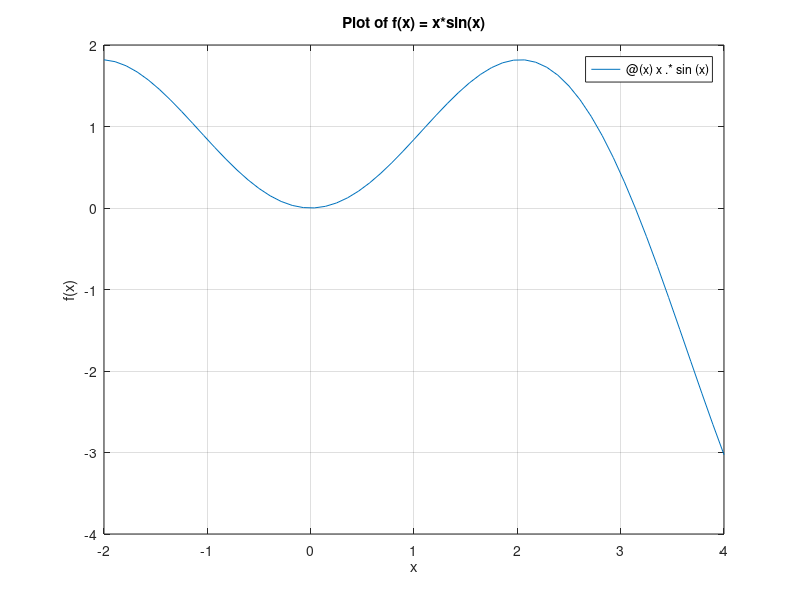

This figure's MATLAB source: (Note: this script raises an error after producing the figure.)
% 22120368 - Phan Thanh Tien
% Clear workspaces
clear all;
clc;

%% Beginning of Chapter 1

%% 13
A = 2 ^ 3 - (1 + 2) * (2 + 3) / (3 + 4) + sqrt(2) / sqrt(sqrt(3));
B = sin(pi / 3) - 2 * cos(pi / 4) + 3 * tan(pi / 6) / (2 - cot(5 * pi / 6));
C = exp(-sqrt(2)) - log(2/3) + log(exp(1) + 2);
D = (2 * A + 3 * B) / (C ^ 2 - 2 * C)

%% 14
a = 2; b = 3; c = 1;
A = (b + sqrt(b ^ 2 - 4 * a * c)) / (2 * a);
B = [a * sin(b) * cos(c), a * sin(b) * sin(c), a * cos(b)];
C = [(a + b) / (a + b + c), (a - b + c) / (a + b + c), (c ^ 2 - a * b) / (a + b + c), 1 / (a + b + c)];
% D = A * B + C % Error

%% 15
f = @(x) x .* sin(x);

fplot(f, [-2, 4]);
title('Plot of f(x) = x*sin(x)');
xlabel('x');
ylabel('f(x)');
grid on;

syms x;
f_sym = x * sin(x);
fplot(f_sym, [-2, 4]);
title('Plot of f(x) = x*sin(x)');
xlabel('x');
ylabel('f(x)');
grid on;

%% 16
% Bai 16.b
syms x;
syms y;
fxy = abs(x) + 2 * abs(y);
f1_2 = subs(subs(fxy, x, 1), y, 2);
ezsurf(f, [-2, 4, -3, 3]);

% Bai 16.a
f = @(x, y) abs(x) + 2 * abs(y);
f1 = f(1, 2);
[x, y] = meshgrid(-2:0.1:4, -3:0.1:3);
fxy = f(x, y);
surf(x, y, fxy);

%% 17 Find the derivative and integral of a function
% 17.a
syms x;
f = x ^ 2 + 2 * x + 4;

df = diff(f, x);
df2 = subs(df, x, 2);

f_i = int(f, x, 0, 1);
f_a = int(f);

% 17.b
g = (x .^ 2 + 1) / (x + 1);
dg = diff(g, x);
dg2 = diff(dg, x);
dg2_1 = sub(dg, x, 1);

G = int(g);
G_1 = int(g, -1, 1);

% % 17.c
% h = @x sin(2 * x);
% dh = diff(h, x);
% dh_0 = dh(0);
% H = int(h);
% H_1 = int(h, 0, inf);

%% 18 Solve quadratic equation
a = 2;
b = -3;
c = 1;

[x1, x2] = solve_quadratic(a, b, c);

fprintf('x1 = %f\n', x1);
fprintf('x2 = %f\n', x2);

function [x1, x2] = solve_quadratic(a, b, c)
    delta = b ^ 2 - 4 * a * c;

    if delta < 0
        x1 = NaN;
        x2 = NaN;
    else
        x1 = (-b + sqrt(delta)) / (2 * a);
        x2 = (-b - sqrt(delta)) / (2 * a);
    end

end

%% 19 Find the extreme values of a function
clear all;
clc;
syms x;
f = x ^ 3 - 6 * x;
[x, y] = find_extreme(f, -2, 2);

fprintf('Cuc tri cua f(x) = x^3 - 6x la:\n');
fprintf('x = %f\n', x);
fprintf('y = %f\n', y);

function [x, y] = find_extreme(f, a, b)
    syms x;
    df = diff(f, x);
    x = solve(df, x);
    y = subs(f, x);
end

%% 20 Find the 2nd derivative of 2 variables function, check if f_xy = f_yx
f = (x / y) * sin(y / x);

find_l2_derivative(f);

function find_l2_derivative(f)
    syms x y;
    f_xx = diff(f, x, 2);
    f_yy = diff(f, y, 2);
    f_xy = diff(diff(f, x), y);
    f_yx = diff(diff(f, y), x);

    if f_xy == f_yx
        fprintf('f_xy = f_yx\n');
    else
        fprintf('f_xy != f_yx\n');
    end

end

%% End of Chapter 1

%% Beginning of Chapter 2: Error and Approximation

clear all;
format long;
clc;

%% 1, 2.
% a.
p_e = 0.9857; % p*
p_a = 0.9768; % \bar{p}
% b.
p_e = 421;
p_a = 397;
% c.
p_e = 1102;
p_a = 1113;
% d.
p_e = 2.5743;
p_a = 2.6381;

% Code for a, b, c, d
aEp = abs(p_e - p_a);
rEp = aEp / abs(p_e);

%% 3. Find the error between true value with approximation using round() and floor()
% a.
p_e = pi;
% b.
p_e = exp(1);
% c.
p_e = ln(2);
% d.
p_e = sqrt(2);
% e.
p_e = sin(1);

% Code for a, b, c, d, e
p_1 = round(p_e, 3);
aEp1 = abs(p_e - p_1);
rEp1 = aEp1 / abs(p_e);

p_2 = floor(p_e * 10 ^ 3) / (10 ^ 3);
aEp2 = abs(p_e - p_2);
rEp2 = aEp2 / abs(p_e);

fprintf('[round]\n');
fprintf('p_1 = %f\n', p_1);
fprintf('Absolute error: %f\n', aEp1);
fprintf('Relative error: %f\n', rEp1);

fprintf('[floor]\n');
fprintf('p_2 = %f\n', p_2);
fprintf('Absolute error: %f\n', aEp2);
fprintf('Relative error: %f\n', rEp2);

%% 4. Check if the p_L <= p* <= p_R
% a.
p_t = 15.932; %\bar{p}
aEp = 1.247; % Absolute error
p_e = 17.351; % p*
% b.
p_t = 11115;
aEp = 120;
p_e = 11205;
% c.
p_t = 36.215;
aEp = 1.327;
p_e = 38.735;
% d.
p_t = 297;
aEp = 15;
p_e = 319;

% Code for a, b, c, d
p_L = p_t - aEp;
p_R = p_t + aEp;

if (p_L <= p_e) && (p_e <= p_R)
    fprintf('p_L <= p* <= p_R\n');
else
    fprintf('p_L > p* or p* > p_R\n');
end

%% 8. Given the following function
function [aEp, rEp] = saiso(p_e, p_a)
    aEp = abs(p_e - p_a);
    rEp = aEp / abs(p_e);
end

% a. What is the input and output?
% Input: p_e, p_a
% Output: aEp, rEp: The absolute and relative error

% b. Where the function has been put? Name of the function?
% saiso.m

% c. How to use this function?
% [aEp, rEp] = saiso(p_e, p_a)

%% 9. Function to find approximation of a Non-repeating decimal value
% Test the function
value = pi;
[round_value, floor_value] = approx_non_repeating_decimal(value);
fprintf('round_value = %f\n', round_value);
fprintf('floor_value = %f\n', floor_value);

function [round_value, floor_value] = approx_non_repeating_decimal(value)
    round_value = round(value, 3);
    floor_value = floor(value * 10 ^ 3) / (10 ^ 3);
end

%% 10. Function to check if the error is within the delta value (true/false)
% p_a is the approximation value
% p_e is the true value
% Test the function
p_e = pi;
p_a = 3.14;
delta_value = 0.01;
is_valid_approximation = is_valid_approximation(p_e, p_a, delta_value);
fprintf('is_valid_approximation = %d\n', is_valid_approximation);

function [is_valid_approximation] = is_valid_approximation(p_e, p_a, delta_value)
    p_L = p_e - aEp;
    p_R = p_e + aEp;
    is_valid_approximation = (p_L <= p_a) && (p_a <= p_R);
end

%% 11. Function to check if the error is within the tolerance
% Test the function
p_e = pi;
p_a = 3.14;
tolerance = 0.01;
valid = is_within_tolerance(p_e, p_a, tolerance);
fprintf('is_within_tolerance = %d\n', valid);

function [valid] = is_within_tolerance(p_e, p_a, tolerance)
    aEp = abs(p_e - p_a);
    rEp = aEp / abs(p_e);
    valid = rEp <= tolerance;
end

%% 12. Function to find the absolute and relative error of a function that has n variables
% Test the function
f = @(x) x ^ 2 + 2 * x + 4;
p_e = 10;
p_a = 11;
[aEp, rEp] = find_error(f, p_e, p_a);
fprintf('aEp = %f\n', aEp);
fprintf('rEp = %f\n', rEp);

function [aEp, rEp] = find_error(f, p_e, p_a)
    aEp = abs(p_e - p_a);
    rEp = aEp / abs(p_e);
end

%% 13. Function to find the value of function u (get 3 decimal places) and the absolute and relative error
% a.
syms x y;
u = log(2 * y + x ^ 2);
x_0 = 1.796;
y_0 = 0.532;  % Use a different variable name for the numeric value
p_e = double(subs(subs(u, x, x_0), y, y_0));  % Substitute y with y_0
p_a = round(p_e * 1000) / 1000;
[aEp, rEp] = find_error_v2(u, p_e, p_a);
fprintf('p_a = %f\n', p_a);
fprintf('aEp = %f\n', aEp);
fprintf('rEp = %f\n', rEp);

function [aEp, rEp] = find_error_v2(u, p_e, p_a)
    aEp = abs(p_e - p_a);
    rEp = aEp / abs(p_e);
end

%% End of chapter 2

%% Beginning of Chapter 3: Solve the equation
%% 1. Bisection method
% Function to solve the equation using Bisection method
% Test the function
f = @(x) x ^ 3 - 6 * x ^ 2 + 11 * x - 6.1;
a = 0;
b = 1;
tol = 1e-5;
[x, n] = bisection_method(f, a, b, tol);
fprintf('x = %f\n', x);
fprintf('n = %d\n', n);

% Input:
%   f: A function handle for the function you want to find a root of.
%   a, b: The interval that contains the root.
%   tol: The tolerance for the stopping criterion.
% Output:
%   x: The approximate root of the function f.
%   n: The number of iterations needed to reach the desired tolerance.
function [x, n] = bisection_method(f, a, b, tol)
    n = 0;
    % Print the table header
    fprintf('%5s %10s %10s %10s %10s %10s %10s\n', 'k', 'a', 'b', 'c', 'f(c)', 'f(c) < tol', 'f(c) * f(a)');

    figure; hold on; % Create a new figure and hold it for multiple plots
    fplot(f, [a b]); % Plot the function f over the interval [a, b]
    title('Bisection Method');
    xlabel('x');
    ylabel('f(x)');

    while (b - a) / 2 > tol
        n = n + 1;
        c = (a + b) / 2;
        fc = f(c);
        plot(c, f(c), 'ro'); % Plot the midpoint at each iteration
        % Print the iteration results
        fprintf('%5d %10.5f %10.5f %10.5f %10.5f %10d %10.5f\n', n, a, b, c, fc, abs(fc) < tol, fc * f(a));

        if fc == 0
            break;
        elseif f(a) * fc < 0
            b = c;
        else
            a = c;
        end
    end

    x = (a + b) / 2;

end

%% Given function:
chiadoi(@(x) exp(x) - x - 3, 0, 3, 10 ^ (-3));

function [c, fc] = chiadoi(f, a, b, Df)
    k = 1; hold on

    while 1
        c = (a + b) / 2;
        fc = f(c);
        rEc = abs((a - c) / a);
        disp([k c fc]);
        plot(k, fc, 'ro');
        if abs(fc) < Df, break, end

        if f(a) * f(c) > 0, a = c;
        else b = c;
        end

        k = k + 1;
    end
end

%% 2. Fixed point iteration method
% Function to solve the equation using Fixed point iteration method
% Test the function
g = @(x) 1 + 1 / x;
x0 = 1;
tol = 1e-5;
[x, n, x_vals] = fixed_point_iteration_method(g, x0, tol);
fprintf('x = %f\n', x);
fprintf('n = %d\n', n);

% The Fixed Point Iteration method for root finding.
% Input:
%   g: A function handle for the function you want to find a fixed point of.
%   x0: The initial guess for the fixed point.
%   tol: The tolerance for the stopping criterion.
% Output:
%   x: The approximate fixed point of the function g.
%   n: The number of iterations needed to reach the desired tolerance.
%   x_vals: The estimates at each iteration.
function [x, n, x_vals] = fixed_point_iteration_method(g, x0, tol)
    n = 0;
    x = x0;
    x_vals = x; % Initialize x_vals with the initial guess

    % Print the table header
    fprintf('%5s %10s %10s %10s\n', 'k', 'xk', 'f(xk)', 'f(xk) < tol');

    while true
        n = n + 1;
        x1 = g(x);

        % Print the iteration results
        fprintf('%5d %10.5f %10.5f %10d\n', n, x, g(x), abs(x1 - x) < tol);

        if abs(x1 - x) < tol
            break;
        end

        x = x1;
        x_vals = [x_vals, x]; % Store the estimate at each iteration
    end

    % Plot the estimates at each iteration
    figure;
    plot(1:n, x_vals, 'o-');
    xlabel('Iteration');
    ylabel('Estimate');
    title('Convergence of Fixed Point Iteration');
end


%% 3. Newton-Raphson method
% Function to solve the equation using Newton-Raphson method
% Test the function
f = @(x) x ^ 3 - 6 * x ^ 2 + 11 * x - 6.1;
df = @(x) 3 * x ^ 2 - 12 * x + 11;
x0 = 0;
tol = 1e-5;
[x, n] = newton_raphson_method(f, df, x0, tol);
fprintf('x = %f\n', x);
fprintf('n = %d\n', n);

% The Newton-Raphson method for root finding.
% Input:
%   f: A function handle for the function you want to find a root of.
%   df: A function handle for the derivative of f.
%   x0: The initial guess for the root.
%   tol: The tolerance for the stopping criterion.
% Output:
%   x: The approximate root of the function f.
%   n: The number of iterations needed to reach the desired tolerance.
function [x, n, x_vals] = newton_raphson_method(f, df, x0, tol)
    n = 0;
    x = x0;
    x_vals = x; % Initialize x_vals with the initial guess

    % Print the table header
    fprintf('%5s %10s %10s %10s\n', 'k', 'xk', 'f(xk)', 'f(xk) < tol');

    while true
        n = n + 1;
        x1 = x - f(x) / df(x);

        % Print the iteration results
        fprintf('%5d %10.5f %10.5f %10d\n', n, x, f(x), abs(x1 - x) < tol);

        if abs(x1 - x) < tol
            break;
        end

        x = x1;
        x_vals = [x_vals, x]; % Store the estimate at each iteration
    end

    % Plot the estimates at each iteration
    figure;
    plot(1:n, x_vals, 'o-');
    xlabel('Iteration');
    ylabel('Estimate');
    title('Convergence of Newton-Raphson Method');
end


%% 4. Secant method
% Test the function
f = @(x) x ^ 3 - 6 * x ^ 2 + 11 * x - 6.1;
x0 = 0;
x1 = 1;
tol = 1e-5;
[x, n] = secant_method(f, x0, x1, tol);
fprintf('x = %f\n', x);
fprintf('n = %d\n', n);

% The Secant method for root finding.
% Input:
%   f: A function handle for the function you want to find a root of.
%   x0, x1: The initial guesses for the root.
%   tol: The tolerance for the stopping criterion.
% Output:
%   x: The approximate root of the function f.
%   n: The number of iterations needed to reach the desired tolerance.
function [x, n, x_vals] = secant_method(f, x0, x1, tol)
    n = 0;
    x_vals = x1; % Initialize x_vals with the initial guess

    % Print the table header
    fprintf('%5s %10s %10s %10s %10s %10s %10s\n', 'k', 'a', 'b', 'x', 'f(x)', 'f(x) < tol', 'f(x) * f(a)');

    while true
        n = n + 1;
        x2 = x1 - f(x1) * (x1 - x0) / (f(x1) - f(x0));

        % Print the iteration results
        fprintf('%5d %10.5f %10.5f %10.5f %10.5f %10d %10.5f\n', n, x0, x1, x2, f(x2), abs(x2 - x1) < tol, f(x2) * f(x0));

        if abs(x2 - x1) < tol
            break;
        end

        x0 = x1;
        x1 = x2;
        x_vals = [x_vals, x1]; % Store the estimate at each iteration
    end

    x = x2;

    % Plot the estimates at each iteration
    figure;
    plot(1:n, x_vals, 'o-');
    xlabel('Iteration');
    ylabel('Estimate');
    title('Convergence of Secant Method');
end


%% End of chapter 3


%% Chapter 4. Linear Algebra Functions


% Test the function
% Define the coefficient matrix A and the right-hand side vector b
A = [5 1 1; 1 10 1; 1 1 20];
b = [7; 12; 22];

% Define the initial guess x0, the tolerance tol, and the maximum number of iterations max_iter
x0 = [0; 0; 0];
tol = 1e-6;
max_iter = 100;

% Call the iterative function
x_iterative = iterative(A, b, x0, tol, max_iter);

% Call the gauss_seidel function
x_gauss_seidel = gauss_seidel(A, b, x0, tol, max_iter);

% Print the results
fprintf('Solution from iterative method: \n');
disp(x_iterative);
fprintf('Solution from Gauss-Seidel method: \n');
disp(x_gauss_seidel);


% The Iterative method for solving linear systems.
% Input:
%   A: The coefficient matrix.
%   b: The right-hand side vector.
%   x0: The initial guess for the solution.
%   tol: The tolerance for the stopping criterion.
%   max_iter: The maximum number of iterations.
% Output:
%   x: The approximate solution of the system Ax = b.
function x = iterative(A, b, x0, tol, max_iter)
    D = diag(diag(A)); % Diagonal matrix
    L = tril(A, -1); % Lower triangular matrix
    U = triu(A, 1); % Upper triangular matrix
    T = -inv(D) * (L + U); % Iterative matrix
    c = inv(D) * b; % Iterative vector
    x = x0; % Initial guess
    x_vals = x; % Initialize x_vals with the initial guess

    % Print the table header
    fprintf('%5s %15s\n', 'Iter', 'Root');

    for i = 1:max_iter
        x_new = T * x + c;

        % Print the root after each iteration
        for j = 1:length(x_new)
            fprintf('%5d %15.6f\n', i, x_new(j));
        end

        if norm(x_new - x, inf) < tol
            x = x_new;
            return;
        end

        x = x_new;
        x_vals = [x_vals, x]; % Store the root after each iteration
    end

    % Plot the root after each iteration
    figure;
    plot(1:max_iter, x_vals, 'o-');
    xlabel('Iteration');
    ylabel('Root');
    title('Convergence of Iterative Method');

    error('Solution did not converge');
end


% The Gauss-Seidel method for solving linear systems.
% Input:
%   A: The coefficient matrix.
%   b: The right-hand side vector.
%   x0: The initial guess for the solution.
%   tol: The tolerance for the stopping criterion.
%   max_iter: The maximum number of iterations.
% Output:
%   x: The approximate solution of the system Ax = b.
function x = gauss_seidel(A, b, x0, tol, max_iter)
    D = diag(diag(A)); % Diagonal matrix
    L = tril(A, -1); % Lower triangular matrix
    U = triu(A, 1); % Upper triangular matrix
    T = -inv(D + L) * U; % Iterative matrix
    c = inv(D + L) * b; % Iterative vector
    x = x0; % Initial guess
    x_vals = x; % Initialize x_vals with the initial guess

    % Print the table header
    fprintf('%5s %15s\n', 'Iter', 'Root');

    for i = 1:max_iter
        x_new = T * x + c;

        % Print the root after each iteration
        for j = 1:length(x_new)
            fprintf('%5d %15.6f\n', i, x_new(j));
        end

        if norm(x_new - x, inf) < tol
            x = x_new;
            return;
        end

        x = x_new;
        x_vals = [x_vals, x]; % Store the root after each iteration
    end

    % Plot the root after each iteration
    figure;
    plot(1:max_iter, x_vals, 'o-');
    xlabel('Iteration');
    ylabel('Root');
    title('Convergence of Gauss-Seidel Method');

    error('Solution did not converge');
end


% Iterative method (other way) - [DEPRECATED]
function x = iterative2(A, C, tol, max_iter)
    % Compute B and G
    D = diag(A); % Diagonal elements of A
    B = -A ./ D + eye(size(A)); % B matrix
    G = C ./ D; % G vector

    % Initialize x
    x = G;

    % Iteration
    for k = 1:max_iter
        x_new = B * x + G;

        if norm(A * x_new - C) < tol
            x = x_new;
            return;
        end

        x = x_new;
    end

    error('Solution did not converge');
end

%% End of Chapter 4

%% Chap 5.1. Interpolation
%% 5.1.1. Polynomial interpolation
% Test the function
x = [1, 2.2, 3.1, 4];
y = [1.678, 3.267, 2.198, 3.787];
x_new = 2.5;
[y_new, a] = polynomial_interpolation(x, y, x_new);

% Print the interpolated y value
fprintf('y_new = %f\n', y_new);

% Print the regression function coefficients
fprintf('The regression function coefficients are: \n');
disp(a);

% Polynomial Interpolation Function
% This function performs polynomial interpolation for a given set of x and y values.
% It finds the coefficients of the polynomial that fits the given points, evaluates this polynomial at a new point or a set of new points, and plots the original points and the interpolated points.
% Additionally, it finds the regression function, prints it, and returns it.
%
% Inputs:
%   x: A vector of x values of the points.
%   y: A vector of y values of the points.
%   x_new: A new x value or a vector of new x values at which to evaluate the polynomial.
%
% Output:
%   y_new: The value or values of the polynomial at the new point or points.
%   a: The coefficients of the polynomial (the regression function).
%
% Usage:
%   [y_new, a] = polynomial_interpolation(x, y, x_new);
%
% Example:
%   x = [1, 2.2, 3.1, 4];
%   y = [1.678, 3.267, 2.198, 3.787];
%   x_new = 2.5;
%   [y_new, a] = polynomial_interpolation(x, y, x_new);
%   fprintf('y_new = %f\n', y_new);
%   fprintf('The regression function coefficients are: \n');
%   disp(a);
%
%   % Draw the function of polynomial interpolation
%   x_new = 1:0.1:4;
%   [y_new, a] = polynomial_interpolation(x, y, x_new);
%   plot(x, y, 'o', x_new, y_new, '-');
%
%   % Print the regression function coefficients
%   fprintf('The regression function coefficients are: \n');
%   disp(a);

function [y_new, a] = polynomial_interpolation(x, y, x_new)
    n = length(x);
    A = zeros(n, n);

    for i = 1:n
        A(:, i) = x .^ (i - 1);
    end

    a = A \ y';
    y_new = zeros(size(x_new));

    for i = 1:n
        y_new = y_new + a(i) * x_new .^ (i - 1);
    end

    % Build the polynomial string
    polynomial_str = 'f(x) = ';

    for i = n:-1:2
        polynomial_str = [polynomial_str, num2str(a(i)), ' * x^', num2str(i - 1), ' + '];
    end

    polynomial_str = [polynomial_str, num2str(a(1))];

    % Print the polynomial
    fprintf('%s\n', polynomial_str);

    % Return the coefficients of the polynomial
    return;
end

% Draw the function of polynomial interpolation
x = [1, 2.2, 3.1, 4];
y = [1.678, 3.267, 2.198, 3.787];
x_new = 1:0.1:4;
y_new = polynomial_interpolation(x, y, x_new);
plot(x, y, 'o', x_new, y_new, '-');
title('Polynomial Interpolation');

%% 5.1.2. Lagrange Interpolation Function
% This function performs Lagrange interpolation for a given set of x and y values.
% It constructs the Lagrange polynomial that fits the given points, and evaluates this polynomial at a new point or a set of new points.
%
% Inputs:
%   x: A vector of x values of the points. Should be the same length as y.
%   y: A vector of y values of the points. Should be the same length as x.
%   x_new: A new x value or a vector of new x values at which to evaluate the polynomial.
%
% Outputs:
%   y_new: The value or values of the polynomial at the new point or points.
%
% Usage:
%   y_new = lagrange_interpolation(x, y, x_new);
%
% Example:
%   x = [1, 2.2, 3.1, 4];
%   y = [1.678, 3.267, 2.198, 3.787];
%   x_new = 2.5;
%   y_new = lagrange_interpolation(x, y, x_new);
%   fprintf('y_new = %f\n', y_new);
%
% Note: If x_new is a vector, the function will plot the original points (x, y) and the interpolated points (x_new, y_new).

function y_new = lagrange_interpolation(x, y, x_new)
    % Initialize y_new
    y_new = zeros(size(x_new));

    % Number of data points
    n = length(x);

    % Initialize symbolic variable
    syms x_sym;

    % Initialize Lagrange polynomial
    L = 0;

    % Construct the Lagrange polynomial
    for i = 1:n
        % Initialize Li,n(x) as 1
        Li = 1;

        for j = 1:n

            if i ~= j
                Li = Li * (x_sym - x(j)) / (x(i) - x(j));
            end

        end

        % Add the term Li,n(x) * y(i) to the Lagrange polynomial
        L = L + Li * y(i);
    end

    % Print the Lagrange polynomial
    fprintf('Lagrange polynomial: L(x) = %s\n', char(L));

    % Evaluate the polynomial at the new points
    for k = 1:length(x_new)
        y_new(k) = double(subs(L, x_sym, x_new(k)));
    end

    % Return the interpolated values
    return;
end

% Test the function
x = [1, 2.2, 3.1, 4];
y = [1.678, 3.267, 2.198, 3.787];
x_new = 2.5;
y_new = lagrange_interpolation(x, y, x_new);
fprintf('y_new = %f\n', y_new);

% Draw the function of Lagrange interpolation
x_new = 1:0.1:4;
y_new = lagrange_interpolation(x, y, x_new);
plot(x, y, 'o', x_new, y_new, '-');
title('Lagrange Interpolation');
xlabel('x');
ylabel('y');
legend('Original points', 'Interpolated points');
grid on;

%% 5.1.3. Newton Interpolation Function
% This function performs Newton interpolation for a given set of x and y values.
% It finds the coefficients of the Newton polynomial that fits the given points, evaluates this polynomial at a new point or a set of new points.
% Additionally, it prints the Newton polynomial in a symbolic format and returns the interpolated y values and the polynomial string.
%
% Inputs:
%   x: A vector of x values of the points. Should be the same length as y.
%   y: A vector of y values of the points. Should be the same length as x.
%   x_new: A new x value or a vector of new x values at which to evaluate the polynomial.
%
% Outputs:
%   y_new: The value or values of the polynomial at the new point or points.
%
% Usage:
%   y_new = newton_interpolation(x, y, x_new);
%
% Example:
%   x = [1, 2.2, 3.1, 4];
%   y = [1.678, 3.267, 2.198, 3.787];
%   x_new = 2.5;
%   y_new = newton_interpolation(x, y, x_new);
%   fprintf('y_new = %f\n', y_new);
%
% Note: If x_new is a vector, the function will plot the original points (x, y) and the interpolated points (x_new, y_new).

function y_new = newton_interpolation(x, y, x_new)
    n = length(x);
    f = zeros(n, n);
    f(:, 1) = y(:); % the first column is y

    for j = 2:n

        for i = j:n
            f(i, j) = (f(i, j - 1) - f(i - 1, j - 1)) / (x(i) - x(i - j + 1));
        end

    end

    % Compute the interpolated values
    y_new = f(n, n);

    for i = (n - 1):-1:1
        y_new = y_new .* (x_new - x(i)) + f(i, i);
    end

    % Print the Newton polynomial
    syms x_sym; % Create a symbolic variable
    fprintf('Newton polynomial: f(x) = %s\n', char(poly2sym(f(n, :), x_sym)));

    % Return the interpolated values
    return;
end

% Test the function
x = [1, 2.2, 3.1, 4];
y = [1.678, 3.267, 2.198, 3.787];
x_new = 2.5;
y_new = newton_interpolation(x, y, x_new);
fprintf('y_new = %f\n', y_new);

% Draw the function of Newton interpolation
x_new = 1:0.1:4;
y_new = newton_interpolation(x, y, x_new);
plot(x, y, 'o', x_new, y_new, '-');
title('Newton Interpolation');
xlabel('x');
ylabel('y');
legend('Original points', 'Interpolated points');
grid on;

%% 5.1.4. Cubic Spline Interpolation Function
% This function performs cubic spline interpolation for a given set of x and y values.
% It constructs the cubic spline that fits the given points, evaluates this spline at a new point or a set of new points.
% Additionally, it prints the cubic spline in a symbolic format and returns the interpolated y values and the spline function.
%
% Inputs:
%   x: A vector of x values of the points. Should be the same length as y.
%   y: A vector of y values of the points. Should be the same length as x.
%   x_new: A new x value or a vector of new x values at which to evaluate the spline.
%
% Outputs:
%   y_new: The value or values of the spline at the new point or points.
%   pp: The piecewise polynomial representing the spline.
%
% Usage:
%   [y_new, pp] = spline_interpolation(x, y, x_new);
%
% Example:
%   x = [1, 2.2, 3.1, 4];
%   y = [1.678, 3.267, 2.198, 3.787];
%   x_new = 2.5;
%   [y_new, pp] = spline_interpolation(x, y, x_new);
%   fprintf('y_new = %f\n', y_new);
%
% Note: If x_new is a vector, the function will plot the original points (x, y) and the interpolated points (x_new, y_new).

function [y_new, pp] = spline_interpolation(x, y, x_new)
    % Step 1: Declare the data (x, y) and the new x coordinate x_new

    % Step 2: Construct the cubic spline
    pp = spline(x, y);

    % Step 3: Evaluate the spline at the new points
    y_new = ppval(pp, x_new);

    % Step 4: If x_new is a vector, plot the original points and the interpolated points
    if length(x_new) > 1
        plot(x, y, 'o', x_new, y_new, '-');
        title('Cubic Spline Interpolation');
        xlabel('x');
        ylabel('y');
        legend('Original points', 'Interpolated points');
        grid on;
    end

    % Step 5: Return the interpolated values and the spline
    return;
end

% Define the data points
x = [1, 2.2, 3.1, 4];
y = [1.678, 3.267, 2.198, 3.787];

% Define the new x value
x_new = 2.5;

% Call the spline_interpolation function
[y_new, pp] = spline_interpolation(x, y, x_new);

% Print the interpolated y value
fprintf('The interpolated y value at x = %f is y = %f\n', x_new, y_new);

% Plot the original points and the interpolated point
figure;
plot(x, y, 'o', x_new, y_new, 'x');
title('Cubic Spline Interpolation');
xlabel('x');
ylabel('y');
legend('Original points', 'Interpolated point');
grid on;

%% Chap 5.2. Regression
%% 5.2.1. Least Squares R(x) = ax + b
function [a, b] = least_squares(x, y)
    % LEAST_SQUARES Fit a line to the data using least squares.
    %
    % Syntax:
    %   [a, b] = LEAST_SQUARES(x, y)
    %
    % Description:
    %   LEAST_SQUARES(x, y) fits a line to the data in vectors x and y
    %   using the method of least squares. The line is of the form R(x) = ax + b.
    %   The function returns the slope a and y-intercept b of the line, and also
    %   plots the original data and the fitted line.
    %
    % Inputs:
    %   x - a vector of x coordinates
    %   y - a vector of y coordinates
    %
    % Outputs:
    %   a - the slope of the fitted line
    %   b - the y-intercept of the fitted line
    %
    % Example:
    %   x = [1, 2.2, 3.1, 4];
    %   y = [1.678, 3.267, 2.198, 3.787];
    %   [a, b] = least_squares(x, y);

    % Calculate the means of x and y
    x_mean = mean(x);
    y_mean = mean(y);

    % Calculate the slope (a) and y-intercept (b) using the formula for least squares fitting
    a = sum((x - x_mean) .* (y - y_mean)) / sum((x - x_mean) .^ 2);
    b = y_mean - a * x_mean;

    % Plot the original data and the fitted line
    plot(x, y, 'o');
    hold on;
    plot(x, a * x + b, '-');
    hold off;
    title('Least Squares Line Fit');
    xlabel('x');
    ylabel('y');
    legend('Original data', 'Fitted line');
    grid on;

    % Print the equation of the line
    fprintf('R(x) = %f*x + %f\n', a, b);

    % Return the slope and y-intercept
    return;
end

x = [1, 2.2, 3.1, 4];
y = [1.678, 3.267, 2.198, 3.787];
[a, b] = least_squares(x, y);

%% 5.2.2. Least squares exp
function [a, b] = least_squares_exp_linear(x, y)
    % Take the logarithm of y
    logy = log(y);

    % Calculate the means of x and logy
    x_mean = mean(x);
    logy_mean = mean(logy);

    % Calculate the slope (b) and intercept (A) using the formula for least squares fitting
    b = sum((x - x_mean) .* (logy - logy_mean)) / sum((x - x_mean) .^ 2);
    A = logy_mean - b * x_mean;

    % Calculate a from A
    a = exp(A);

    % Plot the original data and the fitted function
    plot(x, y, 'o');
    hold on;
    plot(x, a * exp(b * x), '-');
    hold off;
    title('Least Squares Exponential Fit');
    xlabel('x');
    ylabel('y');
    legend('Original data', 'Fitted function');
    grid on;

    % Print the equation of the function
    fprintf('R(x) = %f * e^(%f*x)\n', a, b);

    % Return the parameters a and b
    return;
end

x = [1, 2.2, 3.1, 4];
y = [2.718, 7.389, 20.085, 54.598];
[a, b] = least_squares_exp_linear(x, y);

%% 5.2.3.a. Least squares quadratic
function [a, b] = least_squares_quad(x, y)
    % LEAST_SQUARES_QUAD Fit a quadratic function to the data using least squares.
    %
    % Syntax:
    %   [a, b] = LEAST_SQUARES_QUAD(x, y)
    %
    % Description:
    %   LEAST_SQUARES_QUAD(x, y) fits a quadratic function to the data in vectors x and y
    %   using the method of least squares. The function is of the form R(x) = ax^2 + b.
    %   The function returns the parameters a and b of the function, and also
    %   plots the original data and the fitted function.
    %
    % Inputs:
    %   x - a vector of x coordinates
    %   y - a vector of y coordinates
    %
    % Outputs:
    %   a - the parameter a of the fitted function
    %   b - the parameter b of the fitted function
    %
    % Example:
    %   x = [1, 2.2, 3.1, 4];
    %   y = [2, 5.84, 10.61, 17];
    %   [a, b] = least_squares_quad(x, y);

    % Fit a quadratic function to the data using least squares
    p = polyfit(x, y, 2);

    % Extract the parameters a and b
    a = p(1);
    b = p(3);

    % Plot the original data and the fitted function
    plot(x, y, 'o');
    hold on;
    plot(x, a * x .^ 2 + b, '-');
    hold off;
    title('Least Squares Quadratic Fit');
    xlabel('x');
    ylabel('y');
    legend('Original data', 'Fitted function');
    grid on;

    % Print the equation of the function
    fprintf('R(x) = %f*x^2 + %f\n', a, b);

    % Return the parameters a and b
    return;
end

x = [1, 2.2, 3.1, 4];
y = 0.5 * x .^ 2 + 1.5;
[a, b] = least_squares_quad(x, y);

%% 5.2.3.b. Least squares power
function [a, b] = least_squares_power(x, y)
    % LEAST_SQUARES_POWER Fit a power function to the data using least squares.
    %
    % Syntax:
    %   [a, b] = LEAST_SQUARES_POWER(x, y)
    %
    % Description:
    %   LEAST_SQUARES_POWER(x, y) fits a power function to the data in vectors x and y
    %   using the method of least squares. The function is of the form R(x) = a * x^b.
    %   The function returns the parameters a and b of the function, and also
    %   plots the original data and the fitted function.
    %
    % Inputs:
    %   x - a vector of x coordinates
    %   y - a vector of y coordinates
    %
    % Outputs:
    %   a - the parameter a of the fitted function
    %   b - the parameter b of the fitted function
    %
    % Example:
    %   x = [1, 2.2, 3.1, 4];
    %   y = [2, 5.84, 10.61, 17];
    %   [a, b] = least_squares_power(x, y);

    % Take the logarithm of x and y
    logx = log(x);
    logy = log(y);

    % Fit a linear function to the transformed data using least squares
    p = polyfit(logx, logy, 1);

    % The slope of the fitted line is the parameter b, and the exponent of the
    % intercept is the parameter a
    b = p(1);
    a = exp(p(2));

    % Plot the original data and the fitted function
    plot(x, y, 'o');
    hold on;
    plot(x, a * x .^ b, '-');
    hold off;
    title('Least Squares Power Fit');
    xlabel('x');
    ylabel('y');
    legend('Original data', 'Fitted function');
    grid on;

    % Print the equation of the function
    fprintf('R(x) = %f * x^%f\n', a, b);

    % Return the parameters a and b
    return;
end

x = [1, 2.2, 3.1, 4];
y = 2 * x .^ 1.3;
[a, b] = least_squares_power(x, y);

%% Chap 5 end

%% Chap 6. Numerical Differentiation
%% 6.1.1. Forward differences
x = [1, 2, 3, 4, 5];
y = [1, 4, 9, 16, 25]; % y = x^2
dy = calculate_derivative_forward(x, y);
disp(dy); % Display the result

function dy = calculate_derivative_forward(x, y)
    % Calculate the derivative of a function given tables of x and y values.
    %
    % Inputs:
    %   x - a vector of x values
    %   y - a vector of y values corresponding to f(x)
    %
    % Outputs:
    %   dy - a vector of the derivative of f at each x

    % Initialize the output vector
    dy = zeros(size(y));

    % Calculate the derivative at the interior points
    dy(2:end - 1) = (y(3:end) - y(1:end - 2)) ./ (x(3:end) - x(1:end - 2));

    % Use forward difference for the first point
    dy(1) = (y(2) - y(1)) / (x(2) - x(1));

    % Use backward difference for the last point
    dy(end) = (y(end) - y(end - 1)) / (x(end) - x(end - 1));
end

%% 6.1.2 Backward differences
x = [1, 2, 3, 4, 5];
y = [1, 4, 9, 16, 25]; % y = x^2
dy = calculate_derivative_backward(x, y);
disp(dy); % Display the result

function dy = calculate_derivative_backward(x, y)
    % Calculate the derivative of a function given tables of x and y values using backward differences.
    %
    % Inputs:
    %   x - a vector of x values
    %   y - a vector of y values corresponding to f(x)
    %
    % Outputs:
    %   dy - a vector of the derivative of f at each x

    % Initialize the output vector
    dy = zeros(size(y));

    % Use backward difference for all points, except the first one
    dy(2:end) = (y(2:end) - y(1:end - 1)) ./ (x(2:end) - x(1:end - 1));

    % Use forward difference for the first point
    dy(1) = (y(2) - y(1)) / (x(2) - x(1));
end

%%  6.1.3. 3/5 point stencil
function dy = derivative_central_3_point(x, y, point)
    % Calculate the derivative of a function at a specific point using central differences with a 3-point stencil.
    dy = (y(point + 1) - y(point - 1)) / (x(point + 1) - x(point - 1));
end

function dy = derivative_backward_3_point(x, y, point)
    % Calculate the derivative of a function at a specific point using backward differences with a 3-point stencil.
    dy = (3 * y(point) - 4 * y(point - 1) + y(point - 2)) / (2 * (x(2) - x(1)));
end

function dy = derivative_central_5_point(x, y, point)
    % Calculate the derivative of a function at a specific point using central differences with a 5-point stencil.
    dy = (-y(point + 2) + 8 * y(point + 1) - 8 * y(point - 1) + y(point - 2)) / (12 * (x(2) - x(1)));
end

function dy = derivative_backward_5_point(x, y, point)
    % Calculate the derivative of a function at a specific point using backward differences with a 5-point stencil.
    dy = (-y(point) + 8 * y(point - 1) - 8 * y(point - 3) + y(point - 4)) / (12 * (x(2) - x(1)));
end

%% 6.2. Numerical Integration

%% 6.2.1. Trapezoid method
function I = trapezoid_method_data(x, y)
    % Check that the data is evenly spaced
    h = diff(x);

    if any(abs(h - h(1)) > 1e-6)
        error('Data must be evenly spaced to use the trapezoidal rule');
    end

    % Initialize the integral
    I = 0;

    % Add the contributions from the endpoints
    I = I + y(1) / 2 + y(end) / 2;

    % Add the contributions from the interior points
    for i = 2:length(y) - 1
        I = I + y(i);
    end

    % Multiply by h
    I = I * h(1);

    % Print the result
    fprintf('The integral of the function is %f.\n', I);

    % Return the integral
    return;
end

% Call the functions with data points
x = linspace(0, 1, 101);
y = x .^ 2;
I_trapezoid = trapezoid_method_data(x, y);

%% 6.2.2.1. Simpson 1/3 (known function)
function I = simpsons_one_third(f, a, b, n)
    % SIMPSONS_ONE_THIRD Calculate the integral of a function using the Simpson's 1/3 rule.
    %
    % Syntax:
    %   I = SIMPSONS_ONE_THIRD(f, a, b, n)
    %
    % Description:
    %   SIMPSONS_ONE_THIRD(f, a, b, n) calculates the integral of the function f from a to b using the Simpson's 1/3 rule with n intervals.
    %
    % Inputs:
    %   f - a function handle
    %   a - the lower limit of integration
    %   b - the upper limit of integration
    %   n - the number of intervals
    %
    % Outputs:
    %   I - the integral of f from a to b

    % Calculate the step size
    h = (b - a) / n;

    % Initialize the integral
    I = 0;

    % Add the contributions from the endpoints
    I = I + f(a) + f(b);

    % Add the contributions from the interior points
    for i = 1:n - 1

        if mod(i, 2) == 0
            I = I + 2 * f(a + i * h);
        else
            I = I + 4 * f(a + i * h);
        end

    end

    % Multiply by h/3
    I = I * h / 3;

    % Print the result
    fprintf('The integral of the function from %f to %f is %f.\n', a, b, I);

    % Return the integral
    return;
end

f = @(x) x .^ 2;
a = 0;
b = 1;
n = 100;
I = simpsons_one_third(f, a, b, n);

%% 6.2.2.2. Simpson 1/3 (unknown function)
function I = simpsons_one_third_data(x, y)
    % SIMPSONS_ONE_THIRD_DATA Calculate the integral of a function using the Simpson's 1/3 rule.
    %
    % Syntax:
    %   I = SIMPSONS_ONE_THIRD_DATA(x, y)
    %
    % Description:
    %   SIMPSONS_ONE_THIRD_DATA(x, y) calculates the integral of the function represented by the data points (x, y) using the Simpson's 1/3 rule.
    %
    % Inputs:
    %   x - the x values of the data points
    %   y - the y values of the data points
    %
    % Outputs:
    %   I - the integral of the function represented by the data points

    % Check that the data is evenly spaced
    h = diff(x);

    if any(abs(h - h(1)) > 1e-6)
        error('Data must be evenly spaced to use Simpsons 1/3 rule');
    end

    % Initialize the integral
    I = 0;

    % Add the contributions from the endpoints
    I = I + y(1) + y(end);

    % Add the contributions from the interior points
    for i = 2:length(y) - 1

        if mod(i, 2) == 0
            I = I + 4 * y(i);
        else
            I = I + 2 * y(i);
        end

    end

    % Multiply by h/3
    I = I * h(1) / 3;

    % Print the result
    fprintf('The integral of the function is %f.\n', I);

    % Return the integral
    return;
end

% Call the function with data points
x = linspace(0, 1, 101);
y = x .^ 2;
I = simpsons_one_third_data(x, y);

%% 6.2.3.1. Simpson 3/8 (known function)
function I = simpsons_three_eighths(f, a, b, n)
    % SIMPSONS_THREE_EIGHTHS Calculate the integral of a function using the Simpson's 3/8 rule.
    %
    % Syntax:
    %   I = SIMPSONS_THREE_EIGHTHS(f, a, b, n)
    %
    % Description:
    %   SIMPSONS_THREE_EIGHTHS(f, a, b, n) calculates the integral of the function f from a to b using the Simpson's 3/8 rule with n intervals.
    %
    % Inputs:
    %   f - a function handle
    %   a - the lower limit of integration
    %   b - the upper limit of integration
    %   n - the number of intervals
    %
    % Outputs:
    %   I - the integral of f from a to b

    % Calculate the step size
    h = (b - a) / n;

    % Initialize the integral
    I = 0;

    % Add the contributions from the endpoints
    I = I + f(a) + f(b);

    % Add the contributions from the interior points
    for i = 1:n - 1

        if mod(i, 3) == 0
            I = I + 2 * f(a + i * h);
        else
            I = I + 3 * f(a + i * h);
        end

    end

    % Multiply by 3h/8
    I = I * 3 * h / 8;

    % Print the result
    fprintf('The integral of the function from %f to %f is %f.\n', a, b, I);

    % Return the integral
    return;
end

f = @(x) x .^ 2;
a = 0;
b = 1;
n = 100;
I = simpsons_three_eighths(f, a, b, n);

%% 6.2.3.2. Simpson 3/8 (unknown function)
function I = simpsons_three_eighths_data(x, y)
    % Check that the data is evenly spaced
    h = diff(x);

    if any(abs(h - h(1)) > 1e-6)
        error('Data must be evenly spaced to use Simpson''s 3/8 rule');
    end

    % Initialize the integral
    I = 0;

    % Add the contributions from the endpoints
    I = I + y(1) + y(end);

    % Add the contributions from the interior points
    for i = 2:length(y) - 1

        if mod(i, 3) == 0
            I = I + 2 * y(i);
        else
            I = I + 3 * y(i);
        end

    end

    % Multiply by 3h/8
    I = I * 3 * h(1) / 8;

    % Print the result
    fprintf('The integral of the function is %f.\n', I);

    % Return the integral
    return;
end

I_simpsons38 = simpsons_three_eighths_data(x, y);

%% 6.2.4. Newton-Cotes formulas
% Define a function handle for the function to integrate
f = @(x) x .^ 2;

% Define the x and y values of the data points for Newton-Cotes method
x = linspace(a, b, 101);
y = f(x);

% Call the Newton-Cotes function
[I_newton, H] = newton_cotes(x, y, 'trapezoid');

% Print the result
fprintf('The integral of the function using Newton-Cotes method is %f.\n', I_newton);

% % Print the H matrix
%fprintf('The H matrix is:\n');
%disp(H);

function [I, H] = newton_cotes(x, y, rule)
    h = diff(x);

    if any(abs(h - h(1)) > 1e-6)
        error('Data must be evenly spaced to use Newton-Cotes method');
    end

    h = h(1);
    n = length(y);
    H = h * ones(n, n);

    for i = 1:n

        for j = i + 1:n
            H(i, j) = H(i, j - 1) + h;
            H(j, i) = H(i, j);
        end

    end

    switch rule
        case 'trapezoid'
            I = h / 2 * (y(1) + 2 * sum(y(2:end - 1)) + y(end));
        case 'simpson1/3'

            if mod(n, 2) == 0
                error('Simpson''s 1/3 rule requires an odd number of intervals');
            end

            I = h / 3 * (y(1) + 4 * sum(y(2:2:end - 1)) + 2 * sum(y(3:2:end - 2)) + y(end));
        case 'simpson3/8'

            if mod(n, 3) ~= 1
                error('Simpson''s 3/8 rule requires a number of intervals that is one more than a multiple of three');
            end

            I = 3 * h / 8 * (y(1) + 3 * sum(y(2:3:end - 2)) + 3 * sum(y(3:3:end - 1)) + 2 * sum(y(4:3:end - 3)) + y(end));
        otherwise
            error('Invalid rule. Valid rules are ''trapezoid'', ''simpson1/3'', and ''simpson3/8''.');
    end

end

%% 6.2.5. Gauss 2 - 3 - 4 points
function I = gauss_legendre_2(f, a, b)
    x = [-1 / sqrt(3), 1 / sqrt(3)];
    w = [1, 1];
    I = 0.5 * (b - a) * sum(w .* arrayfun(f, 0.5 * ((b - a) * x + a + b)));
end

function I = gauss_legendre_3(f, a, b)
    x = [-sqrt(3/5), 0, sqrt(3/5)];
    w = [5/9, 8/9, 5/9];
    I = 0.5 * (b - a) * sum(w .* arrayfun(f, 0.5 * ((b - a) * x + a + b)));
end

function I = gauss_legendre_4(f, a, b)
    x = [-sqrt((3/7) - (2/7) * sqrt(6/5)), sqrt((3/7) - (2/7) * sqrt(6/5)), ...
             -sqrt((3/7) + (2/7) * sqrt(6/5)), sqrt((3/7) + (2/7) * sqrt(6/5))];
    w = [(18 + sqrt(30)) / 36, (18 + sqrt(30)) / 36, (18 - sqrt(30)) / 36, (18 - sqrt(30)) / 36];
    I = 0.5 * (b - a) * sum(w .* arrayfun(f, 0.5 * ((b - a) * x + a + b)));
end

% Define a function handle for the function to integrate
f = @(x) x .^ 2;

% Define the lower and upper limits of integration
a = 0;
b = 1;

% Call the Gauss-Legendre quadrature functions
I_gauss2 = gauss_legendre_2(f, a, b);
I_gauss3 = gauss_legendre_3(f, a, b);
I_gauss4 = gauss_legendre_4(f, a, b);

% Print the results
fprintf('The integral of the function using Gauss-Legendre 2-point quadrature is %f.\n', I_gauss2);
fprintf('The integral of the function using Gauss-Legendre 3-point quadrature is %f.\n', I_gauss3);
fprintf('The integral of the function using Gauss-Legendre 4-point quadrature is %f.\n', I_gauss4);

%% End of chapter 6



%% Chapter 7. Ordinary Differential Equations
% 7.1. Iteration method
function [x, y] = solve_ode_analytical(f, x0, x1, h)
    % Solve an ODE using analytical integration.
    %
    % Inputs:
    %   f - function handle for the ODE (dy/dx = f(x))
    %   x0 - initial x value
    %   x1 - final x value
    %   h - step size
    %
    % Outputs:
    %   x - vector of x values
    %   y - solution at each x value

    % Initialize the x values
    x = x0:h:x1;

    % Initialize the symbolic variable
    syms s

    % Define the symbolic function
    g = matlabFunction(int(f(s), s));

    % Calculate the solution
    y = g(x);
end

% Define the ODE (dy/dt = y)
f = @(t) t;

% Solve the ODE from t = 0 to t = 2 with step size 0.01
[t, y] = solve_ode_analytical(f, 0, 2, 0.01);

% Print out the solution
disp('The solution y at each time t is:');
disp(y);

% Plot the solution
plot(t, y);

% Add a title and labels to the axes
title('Solution of dy/dt = y using Analytical method');
xlabel('Time (t)');
ylabel('Solution (y)');

% 7.2. Euler's method
function [t, y] = solve_ode_euler(f, tspan, y0, h)
    % Solve an ODE using the Euler method.
    %
    % Inputs:
    %   f - function handle for the ODE (dy/dt = f(t, y))
    %   tspan - 2-element vector specifying the time range [t0 tf]
    %   y0 - initial condition
    %   h - step size
    %
    % Outputs:
    %   t - vector of time points
    %   y - solution at each time point

    % Initialize the time points
    t = tspan(1):h:tspan(2);

    % Initialize the solution vector
    y = zeros(size(t));

    % Set the initial condition
    y(1) = y0;

    % Iterate over each time point
    for i = 1:(length(t) - 1)
        % Update the solution using the Euler method
        y(i + 1) = y(i) + h * f(t(i), y(i));
    end
end

% Define the ODE (dy/dt = y)
f = @(t, y) y;

% Solve the ODE from t = 0 to t = 2 with initial condition y(0) = 1 and step size 0.01
[t, y] = solve_ode_euler(f, [0 2], 1, 0.01);

% Print the solution
disp(y);

% Plot the solution
plot(t, y);

% Add a title and labels to the axes
title('Solution of dy/dt = y using Euler method');
xlabel('Time (t)');
ylabel('Solution (y)');


% 7.3. Runge-Kutta method
function [t, y] = solve_ode_rk4(f, tspan, y0, h)
    % Solve an ODE using the 4th order Runge-Kutta method.
    %
    % Inputs:
    %   f - function handle for the ODE (dy/dt = f(t, y))
    %   tspan - 2-element vector specifying the time range [t0 tf]
    %   y0 - initial condition
    %   h - step size
    %
    % Outputs:
    %   t - vector of time points
    %   y - solution at each time point

    % Initialize the time points
    t = tspan(1):h:tspan(2);

    % Initialize the solution vector
    y = zeros(size(t));

    % Set the initial condition
    y(1) = y0;

    % Iterate over each time point
    for i = 1:(length(t) - 1)
        % Calculate the Runge-Kutta coefficients
        k1 = h * f(t(i), y(i));
        k2 = h * f(t(i) + h/2, y(i) + k1/2);
        k3 = h * f(t(i) + h/2, y(i) + k2/2);
        k4 = h * f(t(i) + h, y(i) + k3);

        % Update the solution
        y(i + 1) = y(i) + (k1 + 2*k2 + 2*k3 + k4) / 6;
    end
end

% Define the ODE (dy/dt = y)
f = @(t, y) y;

% Solve the ODE from t = 0 to t = 2 with initial condition y(0) = 1 and step size 0.01
[t, y] = solve_ode_rk4(f, [0 2], 1, 0.01);

% Print the solution
disp(y);

% Plot the solution
plot(t, y);

% Add a title and labels to the axes
title('Solution of dy/dt = y using Runge-Kutta method');
xlabel('Time (t)');
ylabel('Solution (y)');

%% End of chapter 7 
